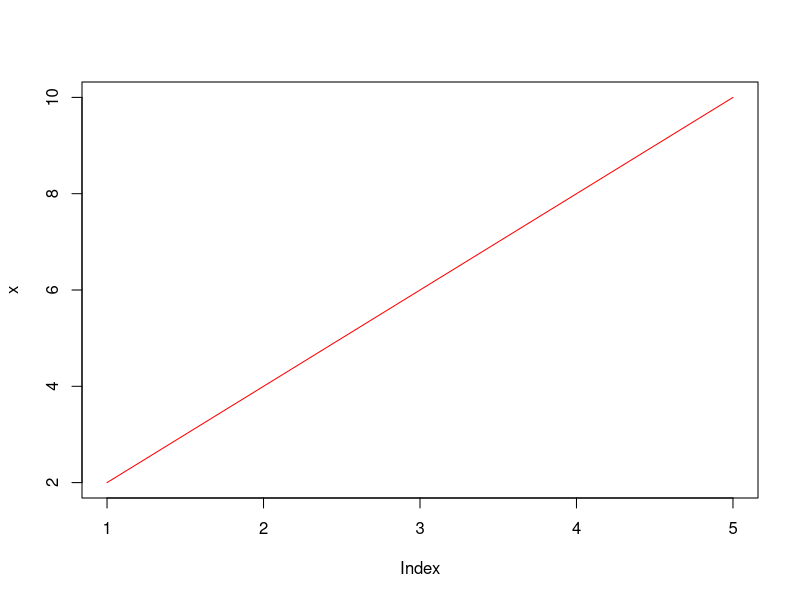
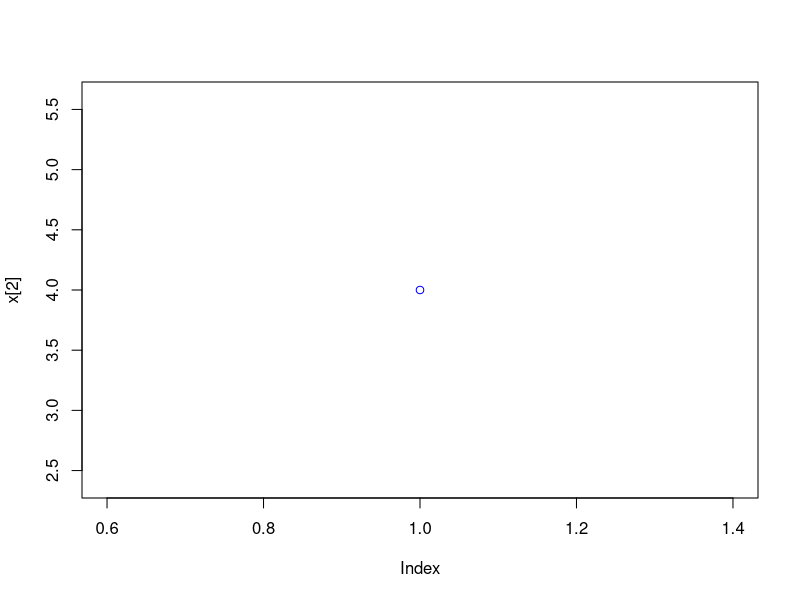
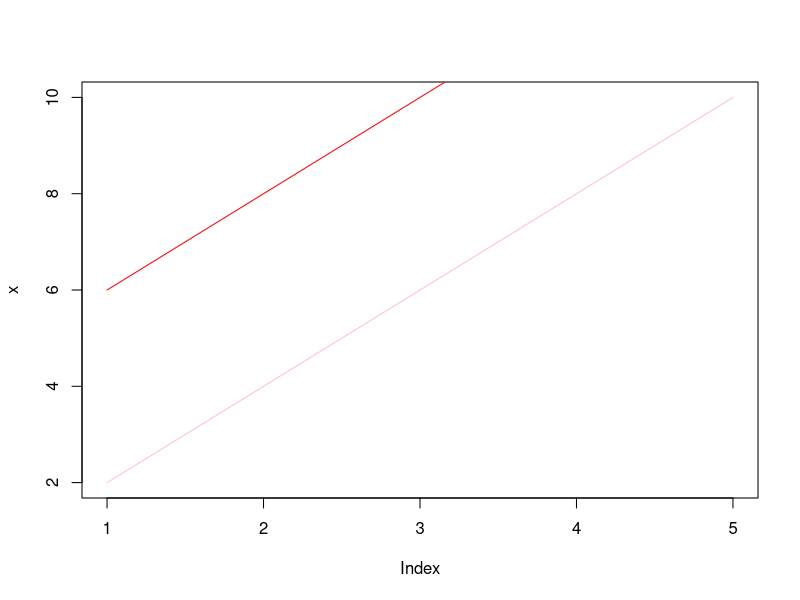

Recreate these plots in R, in order.
x = c(2,4,6,8,10)
plot(x,type='l',col='red')
plot(x[2],type='p',col='blue')
y=c(6,8,10,12,14)
z=c(14,16,18,20,22)
plot(x,type='l',col='pink')
lines(y,types='p',col='red')
lines(2,type='l',col='black')